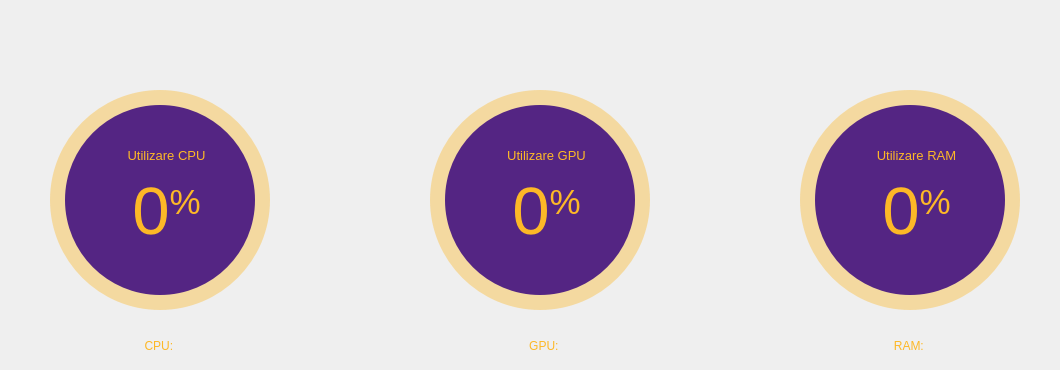
    <widget class="QWidget" name="tab_4">
     <attribute name="title">
      <string>General</string>
     </attribute>
     <widget class="QFrame" name="cpb_ram_tab_2">
      <property name="geometry">
       <rect>
        <x>790</x>
        <y>80</y>
        <width>240</width>
        <height>240</height>
       </rect>
      </property>
      <property name="styleSheet">
       <string notr="true">background-color: none;</string>
      </property>
      <property name="frameShape">
       <enum>QFrame::NoFrame</enum>
      </property>
      <property name="frameShadow">
       <enum>QFrame::Raised</enum>
      </property>
      <widget class="QFrame" name="circRAM_2">
       <property name="geometry">
        <rect>
         <x>10</x>
         <y>10</y>
         <width>220</width>
         <height>220</height>
        </rect>
       </property>
       <property name="styleSheet">
        <string notr="true">QFrame{
	border-radius: 110px;	
	background-color: qconicalgradient(cx:0.5, cy:0.5, angle:90, stop:1 rgba(253, 184, 39, 255), stop:1 rgba(255, 255, 255, 0));
}</string>
       </property>
       <property name="frameShape">
        <enum>QFrame::StyledPanel</enum>
       </property>
       <property name="frameShadow">
        <enum>QFrame::Raised</enum>
       </property>
      </widget>
      <widget class="QFrame" name="background_2">
       <property name="geometry">
        <rect>
         <x>10</x>
         <y>10</y>
         <width>220</width>
         <height>220</height>
        </rect>
       </property>
       <property name="styleSheet">
        <string notr="true">QFrame{
	border-radius: 110px;	
	background-color: rgba(253, 184, 39, 100);
}</string>
       </property>
       <property name="frameShape">
        <enum>QFrame::StyledPanel</enum>
       </property>
       <property name="frameShadow">
        <enum>QFrame::Raised</enum>
       </property>
      </widget>
      <widget class="QFrame" name="circ_2">
       <property name="geometry">
        <rect>
         <x>25</x>
         <y>25</y>
         <width>190</width>
         <height>190</height>
        </rect>
       </property>
       <property name="baseSize">
        <size>
         <width>0</width>
         <height>0</height>
        </size>
       </property>
       <property name="styleSheet">
        <string notr="true">QFrame{
	border-radius: 95px;	
	background-color: rgb(84, 37, 131);
}</string>
       </property>
       <property name="frameShape">
        <enum>QFrame::StyledPanel</enum>
       </property>
       <property name="frameShadow">
        <enum>QFrame::Raised</enum>
       </property>
       <widget class="QWidget" name="layoutWidget_2">
        <property name="geometry">
         <rect>
          <x>10</x>
          <y>40</y>
          <width>183</width>
          <height>137</height>
         </rect>
        </property>
        <layout class="QGridLayout" name="infoLayout_2">
         <item row="0" column="0">
          <widget class="QLabel" name="circ_RAM_label_2">
           <property name="font">
            <font>
             <family>Helvetica Neue</family>
             <pointsize>10</pointsize>
            </font>
           </property>
           <property name="styleSheet">
            <string notr="true">color: rgb(253, 184, 39); background-color: none;</string>
           </property>
           <property name="text">
            <string>&lt;html&gt;&lt;head/&gt;&lt;body&gt;&lt;p&gt;Utilizare RAM&lt;/p&gt;&lt;/body&gt;&lt;/html&gt;</string>
           </property>
           <property name="alignment">
            <set>Qt::AlignCenter</set>
           </property>
          </widget>
         </item>
         <item row="1" column="0">
          <widget class="QLabel" name="circ_RAM_per_2">
           <property name="font">
            <font>
             <family>Helvetica Neue</family>
             <pointsize>30</pointsize>
            </font>
           </property>
           <property name="styleSheet">
            <string notr="true">color: rgb(253, 184, 39); padding: 0px; background-color: none;</string>
           </property>
           <property name="text">
            <string>&lt;html&gt;&lt;head/&gt;&lt;body&gt;&lt;p align=&quot;center&quot;&gt;&lt;span style=&quot; font-size:50pt;&quot;&gt;0&lt;/span&gt;&lt;span style=&quot; font-size:40pt; vertical-align:super;&quot;&gt;%&lt;/span&gt;&lt;/p&gt;&lt;/body&gt;&lt;/html&gt;</string>
           </property>
           <property name="alignment">
            <set>Qt::AlignCenter</set>
           </property>
           <property name="indent">
            <number>-1</number>
           </property>
          </widget>
         </item>
         <item row="2" column="0">
          <widget class="QLabel" name="sss_2">
           <property name="font">
            <font>
             <family>Helvetica Neue</family>
             <pointsize>8</pointsize>
            </font>
           </property>
           <property name="styleSheet">
            <string notr="true">color: rgb(148, 148, 216); background-color: none;</string>
           </property>
           <property name="text">
            <string>&lt;html&gt;&lt;head/&gt;&lt;body&gt;&lt;p&gt;&lt;br/&gt;&lt;/p&gt;&lt;/body&gt;&lt;/html&gt;</string>
           </property>
           <property name="alignment">
            <set>Qt::AlignCenter</set>
           </property>
          </widget>
         </item>
        </layout>
       </widget>
      </widget>
     </widget>
     <widget class="QFrame" name="cpb_cpu_tab">
      <property name="geometry">
       <rect>
        <x>40</x>
        <y>80</y>
        <width>240</width>
        <height>240</height>
       </rect>
      </property>
      <property name="styleSheet">
       <string notr="true">background-color: none;</string>
      </property>
      <property name="frameShape">
       <enum>QFrame::NoFrame</enum>
      </property>
      <property name="frameShadow">
       <enum>QFrame::Raised</enum>
      </property>
      <widget class="QFrame" name="circcpu">
       <property name="geometry">
        <rect>
         <x>10</x>
         <y>10</y>
         <width>220</width>
         <height>220</height>
        </rect>
       </property>
       <property name="styleSheet">
        <string notr="true">QFrame{
	border-radius: 110px;	
	background-color: qconicalgradient(cx:0.5, cy:0.5, angle:90, stop:1 rgba(253, 184, 39, 255), stop:1 rgba(255, 255, 255, 0));
}</string>
       </property>
       <property name="frameShape">
        <enum>QFrame::StyledPanel</enum>
       </property>
       <property name="frameShadow">
        <enum>QFrame::Raised</enum>
       </property>
      </widget>
      <widget class="QFrame" name="backgroundcpu">
       <property name="geometry">
        <rect>
         <x>10</x>
         <y>10</y>
         <width>220</width>
         <height>220</height>
        </rect>
       </property>
       <property name="styleSheet">
        <string notr="true">QFrame{
	border-radius: 110px;	
	background-color: rgba(253, 184, 39, 100);
}</string>
       </property>
       <property name="frameShape">
        <enum>QFrame::StyledPanel</enum>
       </property>
       <property name="frameShadow">
        <enum>QFrame::Raised</enum>
       </property>
      </widget>
      <widget class="QFrame" name="circ_cpu">
       <property name="geometry">
        <rect>
         <x>25</x>
         <y>25</y>
         <width>190</width>
         <height>190</height>
        </rect>
       </property>
       <property name="baseSize">
        <size>
         <width>0</width>
         <height>0</height>
        </size>
       </property>
       <property name="styleSheet">
        <string notr="true">QFrame{
	border-radius: 95px;	
	background-color: rgb(84, 37, 131);
}</string>
       </property>
       <property name="frameShape">
        <enum>QFrame::StyledPanel</enum>
       </property>
       <property name="frameShadow">
        <enum>QFrame::Raised</enum>
       </property>
       <widget class="QWidget" name="layoutWidget_3">
        <property name="geometry">
         <rect>
          <x>10</x>
          <y>40</y>
          <width>183</width>
          <height>137</height>
         </rect>
        </property>
        <layout class="QGridLayout" name="infoLayout_3">
         <item row="0" column="0">
          <widget class="QLabel" name="circ_cpu_label_3">
           <property name="font">
            <font>
             <family>Helvetica Neue</family>
             <pointsize>10</pointsize>
            </font>
           </property>
           <property name="styleSheet">
            <string notr="true">color: rgb(253, 184, 39); background-color: none;</string>
           </property>
           <property name="text">
            <string>&lt;html&gt;&lt;head/&gt;&lt;body&gt;&lt;p&gt;Utilizare CPU&lt;/p&gt;&lt;/body&gt;&lt;/html&gt;</string>
           </property>
           <property name="alignment">
            <set>Qt::AlignCenter</set>
           </property>
          </widget>
         </item>
         <item row="1" column="0">
          <widget class="QLabel" name="circ_cpu_per">
           <property name="font">
            <font>
             <family>Helvetica Neue</family>
             <pointsize>30</pointsize>
            </font>
           </property>
           <property name="styleSheet">
            <string notr="true">color: rgb(253, 184, 39); padding: 0px; background-color: none;</string>
           </property>
           <property name="text">
            <string>&lt;html&gt;&lt;head/&gt;&lt;body&gt;&lt;p align=&quot;center&quot;&gt;&lt;span style=&quot; font-size:50pt;&quot;&gt;0&lt;/span&gt;&lt;span style=&quot; font-size:40pt; vertical-align:super;&quot;&gt;%&lt;/span&gt;&lt;/p&gt;&lt;/body&gt;&lt;/html&gt;</string>
           </property>
           <property name="alignment">
            <set>Qt::AlignCenter</set>
           </property>
           <property name="indent">
            <number>-1</number>
           </property>
          </widget>
         </item>
         <item row="2" column="0">
          <widget class="QLabel" name="sss_4">
           <property name="font">
            <font>
             <family>Helvetica Neue</family>
             <pointsize>8</pointsize>
            </font>
           </property>
           <property name="styleSheet">
            <string notr="true">color: rgb(148, 148, 216); background-color: none;</string>
           </property>
           <property name="text">
            <string>&lt;html&gt;&lt;head/&gt;&lt;body&gt;&lt;p&gt;&lt;br/&gt;&lt;/p&gt;&lt;/body&gt;&lt;/html&gt;</string>
           </property>
           <property name="alignment">
            <set>Qt::AlignCenter</set>
           </property>
          </widget>
         </item>
        </layout>
       </widget>
      </widget>
     </widget>
     <widget class="QFrame" name="cpb_gpu_tab">
      <property name="geometry">
       <rect>
        <x>420</x>
        <y>80</y>
        <width>240</width>
        <height>240</height>
       </rect>
      </property>
      <property name="styleSheet">
       <string notr="true">background-color: none;</string>
      </property>
      <property name="frameShape">
       <enum>QFrame::NoFrame</enum>
      </property>
      <property name="frameShadow">
       <enum>QFrame::Raised</enum>
      </property>
      <widget class="QFrame" name="circgpu">
       <property name="geometry">
        <rect>
         <x>10</x>
         <y>10</y>
         <width>220</width>
         <height>220</height>
        </rect>
       </property>
       <property name="styleSheet">
        <string notr="true">QFrame{
	border-radius: 110px;	
	background-color: qconicalgradient(cx:0.5, cy:0.5, angle:90, stop:1 rgba(253, 184, 39, 255), stop:1 rgba(255, 255, 255, 0));
}</string>
       </property>
       <property name="frameShape">
        <enum>QFrame::StyledPanel</enum>
       </property>
       <property name="frameShadow">
        <enum>QFrame::Raised</enum>
       </property>
      </widget>
      <widget class="QFrame" name="backgroundgpu">
       <property name="geometry">
        <rect>
         <x>10</x>
         <y>10</y>
         <width>220</width>
         <height>220</height>
        </rect>
       </property>
       <property name="styleSheet">
        <string notr="true">QFrame{
	border-radius: 110px;	
	background-color: rgba(253, 184, 39, 100);
}</string>
       </property>
       <property name="frameShape">
        <enum>QFrame::StyledPanel</enum>
       </property>
       <property name="frameShadow">
        <enum>QFrame::Raised</enum>
       </property>
      </widget>
      <widget class="QFrame" name="circ_gpu">
       <property name="geometry">
        <rect>
         <x>25</x>
         <y>25</y>
         <width>190</width>
         <height>190</height>
        </rect>
       </property>
       <property name="baseSize">
        <size>
         <width>0</width>
         <height>0</height>
        </size>
       </property>
       <property name="styleSheet">
        <string notr="true">QFrame{
	border-radius: 95px;	
	background-color: rgb(84, 37, 131);
}</string>
       </property>
       <property name="frameShape">
        <enum>QFrame::StyledPanel</enum>
       </property>
       <property name="frameShadow">
        <enum>QFrame::Raised</enum>
       </property>
       <widget class="QWidget" name="layoutWidget_4">
        <property name="geometry">
         <rect>
          <x>10</x>
          <y>40</y>
          <width>183</width>
          <height>137</height>
         </rect>
        </property>
        <layout class="QGridLayout" name="infoLayout_4">
         <item row="0" column="0">
          <widget class="QLabel" name="circ_gpu_label_4">
           <property name="font">
            <font>
             <family>Helvetica Neue</family>
             <pointsize>10</pointsize>
            </font>
           </property>
           <property name="styleSheet">
            <string notr="true">color: rgb(253, 184, 39); background-color: none;</string>
           </property>
           <property name="text">
            <string>&lt;html&gt;&lt;head/&gt;&lt;body&gt;&lt;p&gt;Utilizare GPU&lt;/p&gt;&lt;/body&gt;&lt;/html&gt;</string>
           </property>
           <property name="alignment">
            <set>Qt::AlignCenter</set>
           </property>
          </widget>
         </item>
         <item row="1" column="0">
          <widget class="QLabel" name="circ_gpu_per">
           <property name="font">
            <font>
             <family>Helvetica Neue</family>
             <pointsize>30</pointsize>
            </font>
           </property>
           <property name="styleSheet">
            <string notr="true">color: rgb(253, 184, 39); padding: 0px; background-color: none;</string>
           </property>
           <property name="text">
            <string>&lt;html&gt;&lt;head/&gt;&lt;body&gt;&lt;p align=&quot;center&quot;&gt;&lt;span style=&quot; font-size:50pt;&quot;&gt;0&lt;/span&gt;&lt;span style=&quot; font-size:40pt; vertical-align:super;&quot;&gt;%&lt;/span&gt;&lt;/p&gt;&lt;/body&gt;&lt;/html&gt;</string>
           </property>
           <property name="alignment">
            <set>Qt::AlignCenter</set>
           </property>
           <property name="indent">
            <number>-1</number>
           </property>
          </widget>
         </item>
         <item row="2" column="0">
          <widget class="QLabel" name="sss_3">
           <property name="font">
            <font>
             <family>Helvetica Neue</family>
             <pointsize>8</pointsize>
            </font>
           </property>
           <property name="styleSheet">
            <string notr="true">color: rgb(148, 148, 216); background-color: none;</string>
           </property>
           <property name="text">
            <string>&lt;html&gt;&lt;head/&gt;&lt;body&gt;&lt;p&gt;&lt;br/&gt;&lt;/p&gt;&lt;/body&gt;&lt;/html&gt;</string>
           </property>
           <property name="alignment">
            <set>Qt::AlignCenter</set>
           </property>
          </widget>
         </item>
        </layout>
       </widget>
      </widget>
     </widget>
     <widget class="QLabel" name="general_mobo">
      <property name="geometry">
       <rect>
        <x>10</x>
        <y>10</y>
        <width>1041</width>
        <height>51</height>
       </rect>
      </property>
      <property name="layoutDirection">
       <enum>Qt::LeftToRight</enum>
      </property>
      <property name="styleSheet">
       <string notr="true">color: rgb(253, 184, 39);
font: 30pt &quot;Trebuchet MS&quot;;
background-color: rgba(255, 255, 255, 0);</string>
      </property>
      <property name="text">
       <string/>
      </property>
      <property name="alignment">
       <set>Qt::AlignCenter</set>
      </property>
     </widget>
     <widget class="QLabel" name="general_cpu">
      <property name="geometry">
       <rect>
        <x>20</x>
        <y>330</y>
        <width>281</width>
        <height>31</height>
       </rect>
      </property>
      <property name="styleSheet">
       <string notr="true">color: rgb(253, 184, 39);
font: 12pt &quot;Trebuchet MS&quot;;
background-color: rgba(255, 255, 255, 0);</string>
      </property>
      <property name="text">
       <string>CPU: </string>
      </property>
      <property name="alignment">
       <set>Qt::AlignCenter</set>
      </property>
     </widget>
     <widget class="QLabel" name="general_gpu">
      <property name="geometry">
       <rect>
        <x>310</x>
        <y>330</y>
        <width>471</width>
        <height>31</height>
       </rect>
      </property>
      <property name="sizePolicy">
       <sizepolicy hsizetype="Preferred" vsizetype="Expanding">
        <horstretch>0</horstretch>
        <verstretch>0</verstretch>
       </sizepolicy>
      </property>
      <property name="styleSheet">
       <string notr="true">color: rgb(253, 184, 39);
font: 12pt &quot;Trebuchet MS&quot;;
background-color: rgba(255, 255, 255, 0);</string>
      </property>
      <property name="text">
       <string>GPU: </string>
      </property>
      <property name="alignment">
       <set>Qt::AlignCenter</set>
      </property>
     </widget>
     <widget class="QLabel" name="general_ram">
      <property name="geometry">
       <rect>
        <x>810</x>
        <y>330</y>
        <width>201</width>
        <height>31</height>
       </rect>
      </property>
      <property name="styleSheet">
       <string notr="true">color: rgb(253, 184, 39);
font: 12pt &quot;Trebuchet MS&quot;;
background-color: rgba(255, 255, 255, 0);</string>
      </property>
      <property name="text">
       <string>RAM: </string>
      </property>
      <property name="alignment">
       <set>Qt::AlignCenter</set>
      </property>
     </widget>
    </widget>
